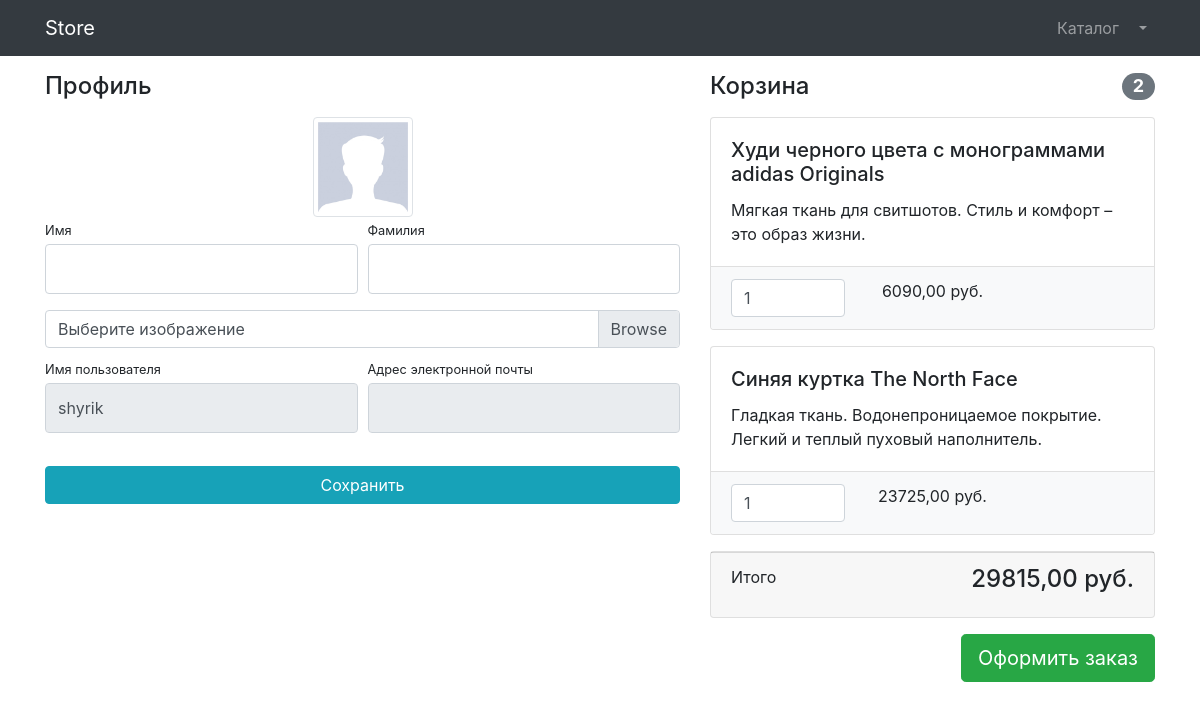
Page /users/profile/2 (signed in) on the committed database.
### user/models.py (models this page shows)
class User(AbstractUser):
    image = models.ImageField(upload_to='users_images', null=True, blank=True)
    is_verified_email = models.BooleanField(default=False)

### products/models.py (models this page shows, shortened)
class Basket(models.Model):
    user = models.ForeignKey(to=User, on_delete=models.CASCADE)
    products = models.ForeignKey(to=Product, on_delete=models.CASCADE)
    quantity = models.PositiveSmallIntegerField(default=0)
    created_timestamp = models.DateTimeField(auto_now_add=True)
    objects = BasketQuerySet.as_manager()
    class Meta:
        verbose_name = "корзину"
        verbose_name_plural = "Корзина"
    def sum(self):
        return self.products.price * self.quantity

class Product(models.Model):
    name = models.CharField(max_length=256)
    description = models.TextField()
    price = models.DecimalField(max_digits=10, decimal_places=2)
    quantity = models.PositiveIntegerField(default=0)
    image = models.ImageField(upload_to='products_images')
    category = models.ForeignKey(to=ProductCategory, on_delete=models.CASCADE)
    class Meta:
        verbose_name = "продукт"
        verbose_name_plural ="Продукт"

### user/views.py (the view, shortened to what this page needs)
# urls.py: path('profile/<int:pk>',login_required(views.UserProfileView.as_view()), name='profile'),
class UserProfileView(TitleMixin,UpdateView):
    model = User
    form_class = UserProfileForm
    template_name = 'user/profile.html'
    title = 'Store - Редактирование данных пользователя'

### user/forms.py
class UserProfileForm(UserChangeForm):
    first_name = forms.CharField(widget=forms.TextInput(attrs={'class': 'form-control py-4'}))
    last_name = forms.CharField(widget=forms.TextInput(attrs={'class': 'form-control py-4'}))
    image = forms.ImageField(widget=forms.FileInput(attrs={'class': 'custom-file-input'}), required=False)
    username = forms.CharField(widget=forms.TextInput(attrs={'class': 'form-control py-4', 'readonly': True}))
    email = forms.EmailField(widget=forms.TextInput(attrs={'class': 'form-control py-4', 'readonly': True}))
    class Meta:
        model = User()
        fields = ('first_name', 'last_name', 'image', 'username','email')

### common/views.py (called while the page is built)
    def get_context_data(self,**kwargs):
        context = super(TitleMixin, self).get_context_data(**kwargs)
        context['title'] = self.title
        return context

### products/context_processor.py (called while the page is built)
def basket(request):
    user = request.user
    return {"baskets": Basket.objects.filter(user=user) if user.is_authenticated else []}

### products/models.py (called while the page is built)
    def total_sum(self):
        return sum(basket.sum() for basket in self)

    def total_quantity(self):
        return sum(basket.quantity for basket in self)

### user/templates/user/profile.html (shortened to what this page needs)
{% extends 'products/base.html' %}
{% load static %}
{% block css %}
    <link href="{% static 'vendor/css/profile.css' %}" rel="stylesheet">
{% endblock %}
{% block content %}
<div class="container">
    <div class="row">
        <div class="col-lg-7">
            <h4 class="mt-3 mb-3">Профиль</h4>
            <div class="col-lg-12 text-center">
                <img width="100" height="100"
                    src="{% if user.image %} {{ user.image.url }} {% else %} {% static 'vendor\img\users\default_avatar.jpg' %}  {% endif %}"
                    class="img-thumbnail">
            </div>
            <form action="{% url 'user:profile' user.id %}" method="post" enctype="multipart/form-data">
                <div class="form-row">
                    <div class="col-lg-6">
                        <div class="form-group">
                            <label class="small mb-1" for="{{form.first_name.id_for_label }}">Имя</label>
                            {{ form.first_name }}
                        </div>
                    </div>
                    <div class="col-lg-6">
                        <div class="form-group">
                            <label class="small mb-1" for="{{form.last_name.id_for_label }}">Фамилия</label>
                            {{ form.last_name }}
                        </div>
                    </div>
                </div>
                <div class="form-row mb-2">
                    <div class="col-lg-12">
                        <div class="custom-file">
                            <label class="custom-file-label" for="{{form.image.id_for_label }}">Выберите изображение</label>
                        </div>
                    </div>
                </div>
                <div class="form-row">
                    <div class="col-lg-6">
                        <label class="small mb-1" for="{{form.username.id_for_label }}">Имя пользователя</label>
                        {{ form.username }}
                    </div>
                    <div class="col-lg-6">
                        <label class="small mb-1" for="{{form.email.id_for_label }}">Адрес электронной
                            почты</label>
                            {{ form.email }}
                    </div>
                </div>
                <div class="form-row">
                    <div class="col-lg-12" style="margin-top: 33px;">
                        <input class="btn btn-info btn-block" type="submit" value="Сохранить">
                    </div>
                </div>
            </form>
        </div>
       {% include "products/basket.html" %}
    </div>
</div>
{% endblock %}

### products/templates/products/basket.html (shortened to what this page needs)
 {% if baskets %}
    <div class="col-lg-5">
            <h4 class="mt-3 mb-3 d-flex justify-content-between align-items-center mb-3">
                Корзина <span class="badge badge-secondary badge-pill">{{ baskets.total_quantity }}</span>
            </h4>
        {% for basket in baskets %}
             <div class="card mb-3">
                <div class="card-body">
                    <h5 class="card-title">{{ basket.products.name }}</h5>
                    <p class="card-text">{{ basket.products.description }}</p>
                </div>
                <ul class="list-group list-group-flush">
                    <li class="list-group-item bg-light">
                        <div class="row text-center">
                            <div class="col-lg-4">
                                <input name="basketID" type="number" class="form-control"
                                    value="{{ basket.quantity }}" min="0">
                            </div>
                            <div class="col-lg-4">{{ basket.sum }} руб.</div>
                            <div class="col-lg-4">
                            </div>
                        </div>
                    </li>
                </ul>
            </div>
        {% endfor %}
            <div class="card mb-3">
                <div class="card-footer">
                    <p class="float-left">Итого</p>
                    <h4 class="float-right">{{ baskets.total_sum }} руб.</h4>
                </div>
            </div>
            <a class="btn btn-success btn-lg float-right" href="../orders/order-create.html">
                Оформить заказ
            </a>
        </div>
 {% else %}
    <h4 class="card-body text-center">
                Корзина пуста
            </h4>
 {% endif %}

### rows in the picture
User: username "shyrik"
Basket: total_quantity "2", products.name "Худи черного цвета с монограммами adidas Originals", products.description "Мягкая ткань для свитшотов. Стиль и комфорт – это образ жизни.", basketID "1", sum "6090,00", total_sum "29815,00"
Basket: products.name "Синяя куртка The North Face", products.description "Гладкая ткань. Водонепроницаемое покрытие. Легкий и теплый пуховый наполнитель.", basketID "1", sum "23725,00"
